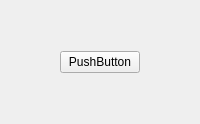
<?xml version="1.0" encoding="UTF-8"?>
<ui version="4.0">
 <class>OM_widget</class>
 <widget class="QWidget" name="OM_widget">
  <layout class="QVBoxLayout" name="verticalLayout">
   <item>
    <spacer name="verticalSpacer_2">
     <property name="orientation">
      <enum>Qt::Vertical</enum>
     </property>
     <property name="sizeHint" stdset="0">
      <size>
       <width>20</width>
       <height>40</height>
      </size>
     </property>
    </spacer>
   </item>
   <item>
    <layout class="QHBoxLayout" name="horizontalLayout">
     <item>
      <spacer name="horizontalSpacer_2">
       <property name="orientation">
        <enum>Qt::Horizontal</enum>
       </property>
       <property name="sizeHint" stdset="0">
        <size>
         <width>40</width>
         <height>20</height>
        </size>
       </property>
      </spacer>
     </item>
     <item>
      <widget class="QPushButton" name="pushButton">
       <property name="text">
        <string>PushButton</string>
       </property>
      </widget>
     </item>
     <item>
      <spacer name="horizontalSpacer">
       <property name="orientation">
        <enum>Qt::Horizontal</enum>
       </property>
       <property name="sizeHint" stdset="0">
        <size>
         <width>40</width>
         <height>20</height>
        </size>
       </property>
      </spacer>
     </item>
    </layout>
   </item>
   <item>
    <spacer name="verticalSpacer">
     <property name="orientation">
      <enum>Qt::Vertical</enum>
     </property>
     <property name="sizeHint" stdset="0">
      <size>
       <width>20</width>
       <height>40</height>
      </size>
     </property>
    </spacer>
   </item>
  </layout>
 </widget>
 <resources/>
 <connections/>
</ui>
